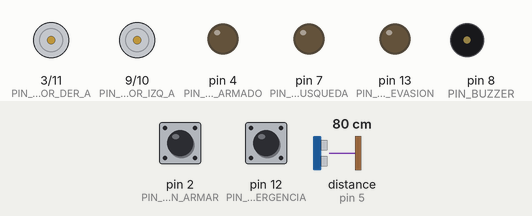
Simulated run of this sketch. Board: Arduino Uno, built with avr-gcc and run on an emulated ATmega328P. Shown: motor-driver pin pairs drawn as motors (green arrow = first pin HIGH = forward, orange = second pin HIGH = backward, longer = more drive), output pins drawn as LEDs (lit = HIGH), buzzer (waves = sounding). Dashed ring = blinking. The test bench sets the inputs (shaded band); at power-on: pin 2 (PIN_BOTON_ARMAR) HIGH, distance to the obstacle (sensor on pin 5) 80 cm, pin 12 (PIN_BOTON_EMERGENCIA) HIGH. The echo pulse lasts 58.3 µs per cm; pins used as bus, display or sensor lines are not drawn.

Above: at 1.2 s.
1.3 s: pin 2 (PIN_BOTON_ARMAR) pulled LOW for 0.15 s
At 1.67 s:
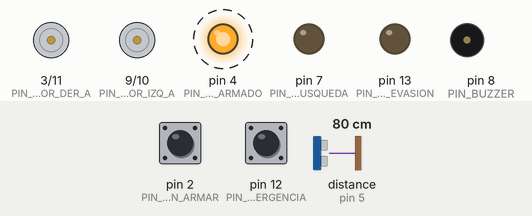
4.3 s: distance to the obstacle (sensor on pin 5) set to 44 cm
7.3 s: distance to the obstacle (sensor on pin 5) set to 37 cm
At 8.1 s:
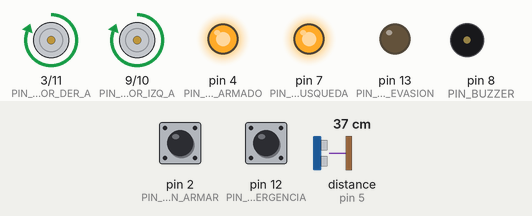
8.8 s: pin 12 (PIN_BOTON_EMERGENCIA) pulled LOW for 0.15 s
At 10.0 s:
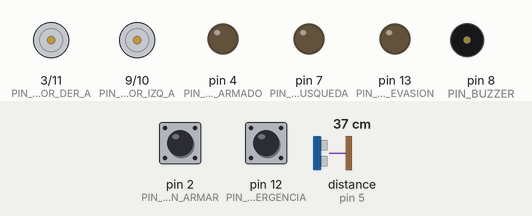
10.4 s: pin 2 (PIN_BOTON_ARMAR) pulled LOW for 1 s
At 10.77 s:
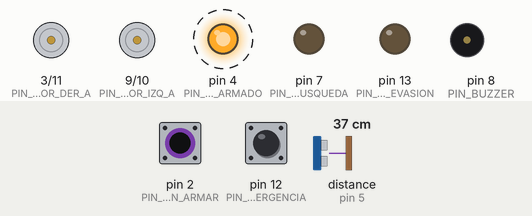
13.4 s: pin 12 (PIN_BOTON_EMERGENCIA) pulled LOW for 3.2 s
At 15.8 s:
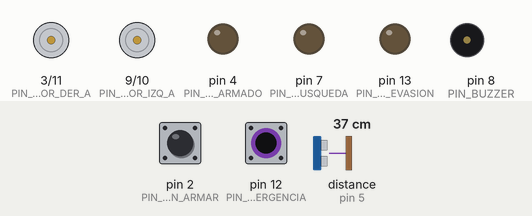
Timing chart, 0 to 17.3 s (numbered marks = the images above; inputs shaded):
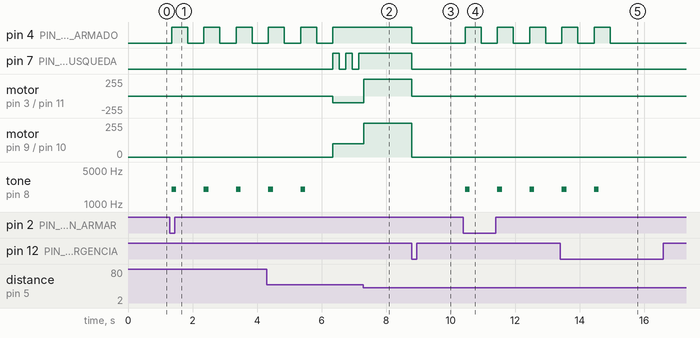

Measured:
- the behaviour switches between 41 and 40 cm on distance to the obstacle (sensor on pin 5) (found by bisection; images 1 and 2)
- after the input at 1.3 s, pin 4 (PIN_LED_ARMADO): alternates HIGH for 0.50 s and LOW for 0.50 s, starting after 0.05 s; tone on pin 8 (PIN_BUZZER): alternates 2000 Hz for 0.15 s and silent for 0.85 s, starting after 0.05 s
- after the input at 7.3 s, pin 7 (PIN_LED_BUSQUEDA): stops changing and stays HIGH; motor on pin 3 (PIN_MOTOR_DER_A) / pin 11 (PIN_MOTOR_DER_B): backward 100/255 → forward 255/255 at once; motor on pin 9 (PIN_MOTOR_IZQ_A) / pin 10 (PIN_MOTOR_IZQ_B): forward 100/255 → forward 255/255 at once
- after the input at 8.8 s, pin 4 (PIN_LED_ARMADO), pin 7 (PIN_LED_BUSQUEDA): HIGH → LOW at once; motor on pin 3 (PIN_MOTOR_DER_A) / pin 11 (PIN_MOTOR_DER_B), motor on pin 9 (PIN_MOTOR_IZQ_A) / pin 10 (PIN_MOTOR_IZQ_B): forward 255/255 → stopped at once
- after the input at 10.4 s, pin 4 (PIN_LED_ARMADO): alternates HIGH for 0.50 s and LOW for 0.50 s, starting after 0.05 s; tone on pin 8 (PIN_BUZZER): alternates 2000 Hz for 0.15 s and silent for 0.85 s, starting after 0.05 s
- after the input at 13.4 s, pin 7 (PIN_LED_BUSQUEDA): stays LOW (without the input it goes to HIGH after 2.1 s); motor on pin 3 (PIN_MOTOR_DER_A) / pin 11 (PIN_MOTOR_DER_B), motor on pin 9 (PIN_MOTOR_IZQ_A) / pin 10 (PIN_MOTOR_IZQ_B): stays stopped (without the input it goes to forward 255/255 after 2.1 s)
- by itself, pin 7 (PIN_LED_BUSQUEDA): alternates HIGH for 0.20 s and LOW for 0.20 s

The sketch:

MiniSumo.ino
```cpp
/*
  ROBOTSHIELD V2.1 - Robot de MINI SUMO (autonomo)
  ESETP N°703 - Puerto Madryn

  El robot funciona como una maquina de estados:

    ESPERA -> (boton 1) -> CUENTA_REGRESIVA -> BUSQUEDA <-> ATAQUE
                                                    |    ^
                                                    v    |
                                                 EVASION

  - ESPERA: parado, esperando que aprieten el boton 1 para armarlo.
  - CUENTA_REGRESIVA: 5 bips (~5 segundos reglamentarios) sin moverse.
  - BUSQUEDA: gira en el lugar buscando al rival con el sensor ultrasonico.
  - ATAQUE: encontro al rival, avanza recto a fondo.
  - EVASION: algun sensor de borde detecto el limite del ring, retrocede
    y gira para alejarse. Se revisa en CADA vuelta del loop, antes que
    cualquier otra cosa, porque no salirse del ring es lo mas importante.

  El boton 2 funciona en cualquier momento como parada de emergencia y
  vuelve el robot a ESPERA.

  Este sketch esta dividido en varias pestañas (archivos .ino) dentro de
  esta misma carpeta. El IDE de Arduino las junta todas en un solo
  programa al compilar, asi que las funciones y variables de una pestaña
  se pueden usar en cualquier otra sin necesidad de #include:
    MiniSumo.ino        - este archivo: configuracion, enum Estado y loop()
    MaquinaDeEstado.ino - que hace el robot en cada estado
    Sensores.ino        - lectura "cruda" de sensores (borde, ultrasonico, boton de emergencia)
    Motores.ino         - control de los motores (driver DRV8833, igual que en Futbol)
    Extras.ino          - funciones sueltas (LED parpadeante)

  El enum Estado y la variable estadoActual quedan declarados en este
  archivo, y no en MaquinaDeEstado.ino, aunque son parte de la logica de
  decision: este es el archivo "principal" del sketch (el IDE siempre lo
  compila primero) y el switch de loop(), mas abajo, los necesita ya
  declarados.

  Ver docs/FSD.md para el detalle completo del diseño.
*/

// ===================== PINES =====================

// Motores (driver DRV8833). Motor 1 = motor izquierdo, Motor 2 = motor
// derecho. Si el robot dobla para el lado contrario al esperado, es la
// asignacion izquierda/derecha la que esta invertida: cambiar aca.
#define PIN_MOTOR_IZQ_A 9   // Motor 1A
#define PIN_MOTOR_IZQ_B 10  // Motor 1B
#define PIN_MOTOR_DER_A 3   // Motor 2A
#define PIN_MOTOR_DER_B 11  // Motor 2B

#define PIN_BOTON_ARMAR       2   // SW2 - arma el robot (ESPERA -> cuenta)
#define PIN_BOTON_EMERGENCIA  12  // SW3 - parada de emergencia

#define PIN_LED_ARMADO    4   // parpadea en cuenta regresiva, fijo si esta corriendo
#define PIN_LED_BUSQUEDA  7   // parpadea buscando, fijo si encontro al rival
#define PIN_LED_EVASION   13  // parpadea durante la maniobra de evasion

#define PIN_BUZZER 8

#define PIN_ULTRA_TRIGGER 6
#define PIN_ULTRA_ECHO    5

// Sensores de borde/linea. OJO: estos nombres asumen una disposicion
// tipica (dos en las esquinas delanteras, uno al frente/centro), pero
// la ubicacion real depende de como cada grupo armo el chasis.
// VERIFICAR y ajustar estos tres #define contra el armado real antes
// de competir.
#define SENSOR_BORDE_IZQUIERDO A1
#define SENSOR_BORDE_DERECHO   A2
#define SENSOR_BORDE_FRONTAL   A3

// ===================== CONSTANTES DE CALIBRACION =====================

const int VELOCIDAD_BUSQUEDA = 100;  // PWM al girar buscando al rival
const int VELOCIDAD_ATAQUE   = 255;  // PWM al embestir
const int VELOCIDAD_EVASION  = 180;  // PWM al retroceder/girar escapando del borde

const int DISTANCIA_DETECCION_CM = 40;  // rango del ultrasonido para "rival visible"

// AJUSTAR EN CANCHA: valor de analogRead() a partir del cual se
// considera que un sensor de borde "ve" la linea blanca. Poner
// MODO_DEBUG_SENSORES en true, abrir el Monitor Serie y anotar los
// valores sobre la superficie negra y sobre la linea blanca; el
// umbral va a mitad de camino entre ambos.
const int UMBRAL_BORDE = 500;
const bool MODO_DEBUG_SENSORES = false;

// Poner en false para probar sin los sensores de borde conectados (si
// quedan flotantes pueden disparar EVASION en falso). Volver a true antes
// de conectar los sensores reales o de competir.
#define CHEQUEAR_BORDE false

// Imprime por Serial cada comando de velocidad que se le manda a un motor
// (ver aplicarVelocidadMotor() en Motores.ino) y el resultado de cada
// chequeo de rival en ATAQUE. Util para depurar el sensor ultrasonico o
// el driver de motores; dejar en false para uso normal.
const bool DEBUG_MOTORES = false;

const unsigned long DURACION_RETROCESO_EVASION_MS = 300;
const unsigned long DURACION_GIRO_EVASION_MS = 300;
const unsigned long DURACION_BIP_CUENTA_REGRESIVA_MS = 1000;
const int CANTIDAD_BIPS_CUENTA_REGRESIVA = 5;

// ===================== ESTADOS =====================

enum Estado {
  ESPERA,
  CUENTA_REGRESIVA,
  BUSQUEDA,
  ATAQUE,
  EVASION
};

Estado estadoActual = ESPERA;

// ===================== SETUP =====================

void setup() {
  pinMode(PIN_MOTOR_IZQ_A, OUTPUT);
  pinMode(PIN_MOTOR_IZQ_B, OUTPUT);
  pinMode(PIN_MOTOR_DER_A, OUTPUT);
  pinMode(PIN_MOTOR_DER_B, OUTPUT);

  pinMode(PIN_BOTON_ARMAR, INPUT_PULLUP);
  pinMode(PIN_BOTON_EMERGENCIA, INPUT_PULLUP);

  pinMode(PIN_LED_ARMADO, OUTPUT);
  pinMode(PIN_LED_BUSQUEDA, OUTPUT);
  pinMode(PIN_LED_EVASION, OUTPUT);

  pinMode(PIN_BUZZER, OUTPUT);

  pinMode(PIN_ULTRA_TRIGGER, OUTPUT);
  pinMode(PIN_ULTRA_ECHO, INPUT);

  // Los sensores de borde se leen con analogRead(), no hace falta pinMode.

  if (MODO_DEBUG_SENSORES || DEBUG_MOTORES) {
    Serial.begin(9600);
  }

  detenerMotores();
  entrarEnEspera();
}

// ===================== LOOP PRINCIPAL =====================

void loop() {
  if (MODO_DEBUG_SENSORES) {
    imprimirLecturasDeBorde();
  }

  // La parada de emergencia tiene prioridad absoluta, en cualquier estado.
  if (botonEmergenciaPresionado()) {
    entrarEnEspera();
    return;
  }

  switch (estadoActual) {
    case ESPERA:
      manejarEspera();
      break;
    case CUENTA_REGRESIVA:
      manejarCuentaRegresiva();
      break;
    case BUSQUEDA:
    case ATAQUE:
      // En BUSQUEDA y ATAQUE, lo primero es siempre chequear el borde:
      // no salirse del ring es mas importante que buscar o atacar.
      if (CHEQUEAR_BORDE && hayBordeDetectado()) {
        manejarEvasion();
      } else if (estadoActual == BUSQUEDA) {
        manejarBusqueda();
      } else {
        manejarAtaque();
      }
      break;
    default:
      // EVASION nunca queda "activo" de una vuelta de loop() a la
      // siguiente: manejarEvasion() hace toda la maniobra de una vez
      // (ver 4.5 del FSD) y termina dejando estadoActual en BUSQUEDA.
      break;
  }
}
```

Extras.ino
```cpp
// ===================== UTILIDAD: LED PARPADEANTE =====================

void parpadearLed(int pin) {
  static unsigned long ultimoCambio = 0;
  static bool encendido = false;

  if (millis() - ultimoCambio < 200) {
    return;
  }
  ultimoCambio = millis();

  encendido = !encendido;
  digitalWrite(pin, encendido ? HIGH : LOW);
}
```

MaquinaDeEstado.ino
```cpp
// ===================== ESTADO: ESPERA =====================

bool estadoAnteriorBotonArmar = HIGH;

void entrarEnEspera() {
  estadoActual = ESPERA;
  detenerMotores();
  digitalWrite(PIN_LED_ARMADO, LOW);
  digitalWrite(PIN_LED_BUSQUEDA, LOW);
  digitalWrite(PIN_LED_EVASION, LOW);
}

void manejarEspera() {
  bool estadoActualBoton = digitalRead(PIN_BOTON_ARMAR);

  if (estadoActualBoton == LOW && estadoAnteriorBotonArmar == HIGH) {
    delay(50);  // antirrebote simple
    estadoActual = CUENTA_REGRESIVA;
  }

  estadoAnteriorBotonArmar = estadoActualBoton;
}

// ===================== ESTADO: CUENTA_REGRESIVA =====================
//
// El robot todavia no se mueve, asi que no hace falta revisar sensores
// aca: un delay() bloqueante por bip es aceptable.

void manejarCuentaRegresiva() {
  for (int bip = 0; bip < CANTIDAD_BIPS_CUENTA_REGRESIVA; bip++) {
    digitalWrite(PIN_LED_ARMADO, HIGH);
    tone(PIN_BUZZER, 2000, 150);
    delay(DURACION_BIP_CUENTA_REGRESIVA_MS / 2);
    digitalWrite(PIN_LED_ARMADO, LOW);
    delay(DURACION_BIP_CUENTA_REGRESIVA_MS / 2);
  }

  digitalWrite(PIN_LED_ARMADO, HIGH);
  estadoActual = BUSQUEDA;
}

// ===================== ESTADO: BUSQUEDA =====================

void manejarBusqueda() {
  parpadearLed(PIN_LED_BUSQUEDA);

  girarBuscando();

  if (hayRivalDetectado()) {
    estadoActual = ATAQUE;
    digitalWrite(PIN_LED_BUSQUEDA, HIGH);
  }
}

void girarBuscando() {
  // Sin servo, el sensor ultrasonico apunta siempre al frente: "buscar"
  // es girar en el lugar hasta que el sensor detecte algo.
  motorIzquierdo(VELOCIDAD_BUSQUEDA);
  motorDerecho(-VELOCIDAD_BUSQUEDA);
}

// ===================== ESTADO: ATAQUE =====================

void manejarAtaque() {
  digitalWrite(PIN_LED_BUSQUEDA, HIGH);

  // El sensor ultrasonico a veces da una lectura suelta sin eco (falso
  // "no hay nadie"), aunque el rival siga ahi. Si volvieramos a BUSQUEDA
  // apenas pasa eso, el ataque nunca llega a durar lo suficiente como
  // para que el motor invierta de verdad. Por eso toleramos unas pocas
  // lecturas fallidas seguidas antes de dar por perdido al rival.
  static int perdidasSeguidas = 0;
  const int PERDIDAS_PARA_VOLVER_A_BUSCAR = 3;

  bool rival = hayRivalDetectado();

  if (DEBUG_MOTORES) {
    Serial.print("ATAQUE rival=");
    Serial.print(rival);
    Serial.print(" perdidasSeguidas=");
    Serial.println(perdidasSeguidas);
  }

  if (rival) {
    perdidasSeguidas = 0;
  } else {
    perdidasSeguidas++;
  }

  if (perdidasSeguidas >= PERDIDAS_PARA_VOLVER_A_BUSCAR) {
    perdidasSeguidas = 0;
    estadoActual = BUSQUEDA;
  } else {
    motorIzquierdo(VELOCIDAD_ATAQUE);
    motorDerecho(VELOCIDAD_ATAQUE);
  }
}

// ===================== ESTADO: EVASION =====================

void manejarEvasion() {
  estadoActual = EVASION;
  digitalWrite(PIN_LED_EVASION, HIGH);

  bool bordeIzquierdo = lecturaBorde(SENSOR_BORDE_IZQUIERDO) > UMBRAL_BORDE;
  bool bordeDerecho = lecturaBorde(SENSOR_BORDE_DERECHO) > UMBRAL_BORDE;

  // Retroceder primero, alejandose del borde en linea recta.
  motorIzquierdo(-VELOCIDAD_EVASION);
  motorDerecho(-VELOCIDAD_EVASION);
  delay(DURACION_RETROCESO_EVASION_MS);

  // Girar alejandose del lado que detecto el borde. Si fue el frontal,
  // o los dos a la vez, se usa una direccion por defecto (derecha).
  if (bordeIzquierdo && !bordeDerecho) {
    motorIzquierdo(VELOCIDAD_EVASION);
    motorDerecho(-VELOCIDAD_EVASION);
  } else {
    motorIzquierdo(-VELOCIDAD_EVASION);
    motorDerecho(VELOCIDAD_EVASION);
  }
  delay(DURACION_GIRO_EVASION_MS);

  digitalWrite(PIN_LED_EVASION, LOW);
  estadoActual = BUSQUEDA;
}
```

Motores.ino
```cpp
// ===================== CONTROL DE MOTORES (DRV8833) =====================
//
// Cada motor se maneja con dos pines "A" y "B". Para el driver DRV8833:
//   - Adelante:     A = PWM (velocidad), B = LOW
//   - Atras:        A = LOW, B = PWM (velocidad)
//   - Punto muerto: A = LOW, B = LOW (sin corriente, la rueda gira libre)
//
// velocidad va de -255 a 255: positivo = adelante, negativo = atras,
// 0 = detenido.
//
// motorIzquierdo/motorDerecho/aplicarVelocidadMotor son identicas a las
// de Futbol/Motores.ino: el driver DRV8833 es el mismo en ambas
// categorias. Si corrigen algo aca, repliquen el cambio alla.

void motorIzquierdo(int velocidad) {
  aplicarVelocidadMotor(PIN_MOTOR_IZQ_A, PIN_MOTOR_IZQ_B, velocidad);
}

void motorDerecho(int velocidad) {
  aplicarVelocidadMotor(PIN_MOTOR_DER_A, PIN_MOTOR_DER_B, velocidad);
}

void aplicarVelocidadMotor(int pinA, int pinB, int velocidad) {
  if (DEBUG_MOTORES) {
    Serial.print(millis());
    Serial.print(" pinA=");
    Serial.print(pinA);
    Serial.print(" pinB=");
    Serial.print(pinB);
    Serial.print(" velocidad=");
    Serial.println(velocidad);
  }

  if (velocidad > 0) {
    analogWrite(pinA, velocidad);
    digitalWrite(pinB, LOW);
  } else if (velocidad < 0) {
    digitalWrite(pinA, LOW);
    analogWrite(pinB, -velocidad);
  } else {
    digitalWrite(pinA, LOW);
    digitalWrite(pinB, LOW);
  }
}

void detenerMotores() {
  motorIzquierdo(0);
  motorDerecho(0);
}
```

Sensores.ino
```cpp
// ===================== SENSORES: BORDE / LINEA =====================

int lecturaBorde(int pinSensor) {
  return analogRead(pinSensor);
}

bool hayBordeDetectado() {
  return lecturaBorde(SENSOR_BORDE_IZQUIERDO) > UMBRAL_BORDE ||
         lecturaBorde(SENSOR_BORDE_DERECHO) > UMBRAL_BORDE ||
         lecturaBorde(SENSOR_BORDE_FRONTAL) > UMBRAL_BORDE;
}

void imprimirLecturasDeBorde() {
  static unsigned long ultimaImpresion = 0;

  if (millis() - ultimaImpresion < 500) {
    return;
  }
  ultimaImpresion = millis();

  Serial.print("Borde izq: ");
  Serial.print(lecturaBorde(SENSOR_BORDE_IZQUIERDO));
  Serial.print("  Borde der: ");
  Serial.print(lecturaBorde(SENSOR_BORDE_DERECHO));
  Serial.print("  Borde frontal: ");
  Serial.println(lecturaBorde(SENSOR_BORDE_FRONTAL));
}

// ===================== SENSOR: ULTRASONICO (RIVAL) =====================

bool hayRivalDetectado() {
  int distancia = medirDistanciaCM();
  return distancia > 0 && distancia <= DISTANCIA_DETECCION_CM;
}

int medirDistanciaCM() {
  digitalWrite(PIN_ULTRA_TRIGGER, LOW);
  delayMicroseconds(2);
  digitalWrite(PIN_ULTRA_TRIGGER, HIGH);
  delayMicroseconds(10);
  digitalWrite(PIN_ULTRA_TRIGGER, LOW);

  // Timeout de 20ms (~3.4m de alcance) para no bloquear el programa si
  // no llega eco.
  unsigned long duracionPulso = pulseIn(PIN_ULTRA_ECHO, HIGH, 20000);

  if (duracionPulso == 0) {
    return -1;  // no hubo eco: no hay nada detectado
  }

  return duracionPulso / 58;  // formula estandar del HC-SR04, resultado en cm
}

// ===================== BOTON DE EMERGENCIA =====================

bool botonEmergenciaPresionado() {
  return digitalRead(PIN_BOTON_EMERGENCIA) == LOW;
}
```
